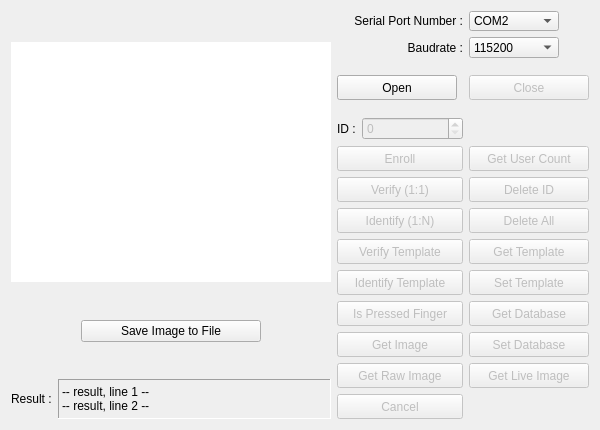
<?xml version="1.0" encoding="UTF-8"?>
<ui version="4.0">
 <class>MainWindowDialog</class>
 <widget class="QMainWindow" name="MainWindowDialog">
  <property name="geometry">
   <rect>
    <x>0</x>
    <y>0</y>
    <width>600</width>
    <height>430</height>
   </rect>
  </property>
  <property name="sizePolicy">
   <sizepolicy hsizetype="Minimum" vsizetype="Minimum">
    <horstretch>0</horstretch>
    <verstretch>0</verstretch>
   </sizepolicy>
  </property>
  <property name="minimumSize">
   <size>
    <width>600</width>
    <height>430</height>
   </size>
  </property>
  <property name="maximumSize">
   <size>
    <width>600</width>
    <height>430</height>
   </size>
  </property>
  <property name="windowTitle">
   <string>QT_SDK_DEMO</string>
  </property>
  <widget class="QWidget" name="centralWidget">
   <layout class="QHBoxLayout" name="horizontalLayout_3">
    <item>
     <layout class="QVBoxLayout" name="verticalLayout">
      <item>
       <spacer name="verticalSpacer_3">
        <property name="orientation">
         <enum>Qt::Vertical</enum>
        </property>
        <property name="sizeHint" stdset="0">
         <size>
          <width>20</width>
          <height>40</height>
         </size>
        </property>
       </spacer>
      </item>
      <item>
       <widget class="QGraphicsView" name="canvas">
        <property name="minimumSize">
         <size>
          <width>320</width>
          <height>240</height>
         </size>
        </property>
        <property name="maximumSize">
         <size>
          <width>320</width>
          <height>240</height>
         </size>
        </property>
        <property name="frameShape">
         <enum>QFrame::NoFrame</enum>
        </property>
       </widget>
      </item>
      <item>
       <spacer name="verticalSpacer">
        <property name="orientation">
         <enum>Qt::Vertical</enum>
        </property>
        <property name="sizeHint" stdset="0">
         <size>
          <width>20</width>
          <height>40</height>
         </size>
        </property>
       </spacer>
      </item>
      <item>
       <layout class="QHBoxLayout" name="horizontalLayout_4">
        <property name="topMargin">
         <number>0</number>
        </property>
        <item>
         <widget class="QPushButton" name="save_image_to_file">
          <property name="enabled">
           <bool>true</bool>
          </property>
          <property name="maximumSize">
           <size>
            <width>180</width>
            <height>16777215</height>
           </size>
          </property>
          <property name="text">
           <string>Save Image to File</string>
          </property>
         </widget>
        </item>
       </layout>
      </item>
      <item>
       <spacer name="verticalSpacer_2">
        <property name="orientation">
         <enum>Qt::Vertical</enum>
        </property>
        <property name="sizeHint" stdset="0">
         <size>
          <width>20</width>
          <height>40</height>
         </size>
        </property>
       </spacer>
      </item>
      <item>
       <layout class="QHBoxLayout" name="horizontalLayout_2">
        <item>
         <widget class="QLabel" name="label_4">
          <property name="sizePolicy">
           <sizepolicy hsizetype="Minimum" vsizetype="Preferred">
            <horstretch>0</horstretch>
            <verstretch>0</verstretch>
           </sizepolicy>
          </property>
          <property name="maximumSize">
           <size>
            <width>16777215</width>
            <height>16777215</height>
           </size>
          </property>
          <property name="text">
           <string>Result :</string>
          </property>
         </widget>
        </item>
        <item>
         <widget class="QLabel" name="result">
          <property name="sizePolicy">
           <sizepolicy hsizetype="Expanding" vsizetype="Preferred">
            <horstretch>0</horstretch>
            <verstretch>0</verstretch>
           </sizepolicy>
          </property>
          <property name="minimumSize">
           <size>
            <width>0</width>
            <height>40</height>
           </size>
          </property>
          <property name="frameShape">
           <enum>QFrame::Panel</enum>
          </property>
          <property name="frameShadow">
           <enum>QFrame::Sunken</enum>
          </property>
          <property name="text">
           <string>-- result, line 1 --
-- result, line 2 --</string>
          </property>
         </widget>
        </item>
       </layout>
      </item>
     </layout>
    </item>
    <item>
     <layout class="QGridLayout" name="gridLayout_2">
      <item row="10" column="1">
       <widget class="QPushButton" name="identify_template">
        <property name="enabled">
         <bool>false</bool>
        </property>
        <property name="minimumSize">
         <size>
          <width>0</width>
          <height>25</height>
         </size>
        </property>
        <property name="text">
         <string>Identify Template</string>
        </property>
       </widget>
      </item>
      <item row="6" column="2">
       <widget class="QPushButton" name="get_user_count">
        <property name="enabled">
         <bool>false</bool>
        </property>
        <property name="minimumSize">
         <size>
          <width>0</width>
          <height>25</height>
         </size>
        </property>
        <property name="text">
         <string>Get User Count</string>
        </property>
       </widget>
      </item>
      <item row="1" column="2">
       <widget class="QComboBox" name="baudrate">
        <property name="minimumSize">
         <size>
          <width>0</width>
          <height>20</height>
         </size>
        </property>
        <property name="maximumSize">
         <size>
          <width>90</width>
          <height>16777215</height>
         </size>
        </property>
        <property name="currentIndex">
         <number>4</number>
        </property>
        <item>
         <property name="text">
          <string>9600</string>
         </property>
        </item>
        <item>
         <property name="text">
          <string>19200</string>
         </property>
        </item>
        <item>
         <property name="text">
          <string>38400</string>
         </property>
        </item>
        <item>
         <property name="text">
          <string>57600</string>
         </property>
        </item>
        <item>
         <property name="text">
          <string>115200</string>
         </property>
        </item>
       </widget>
      </item>
      <item row="6" column="1">
       <widget class="QPushButton" name="enroll">
        <property name="enabled">
         <bool>false</bool>
        </property>
        <property name="minimumSize">
         <size>
          <width>0</width>
          <height>25</height>
         </size>
        </property>
        <property name="text">
         <string>Enroll</string>
        </property>
       </widget>
      </item>
      <item row="13" column="1">
       <widget class="QPushButton" name="get_raw_image">
        <property name="enabled">
         <bool>false</bool>
        </property>
        <property name="minimumSize">
         <size>
          <width>0</width>
          <height>25</height>
         </size>
        </property>
        <property name="text">
         <string>Get Raw Image</string>
        </property>
       </widget>
      </item>
      <item row="14" column="1">
       <widget class="QPushButton" name="cancel">
        <property name="enabled">
         <bool>false</bool>
        </property>
        <property name="minimumSize">
         <size>
          <width>0</width>
          <height>25</height>
         </size>
        </property>
        <property name="text">
         <string>Cancel</string>
        </property>
       </widget>
      </item>
      <item row="5" column="1">
       <layout class="QHBoxLayout" name="horizontalLayout">
        <item>
         <widget class="QLabel" name="label">
          <property name="sizePolicy">
           <sizepolicy hsizetype="Minimum" vsizetype="Preferred">
            <horstretch>0</horstretch>
            <verstretch>0</verstretch>
           </sizepolicy>
          </property>
          <property name="text">
           <string>ID :</string>
          </property>
         </widget>
        </item>
        <item>
         <widget class="QSpinBox" name="id">
          <property name="enabled">
           <bool>false</bool>
          </property>
          <property name="sizePolicy">
           <sizepolicy hsizetype="Expanding" vsizetype="Fixed">
            <horstretch>0</horstretch>
            <verstretch>0</verstretch>
           </sizepolicy>
          </property>
          <property name="maximum">
           <number>199</number>
          </property>
         </widget>
        </item>
       </layout>
      </item>
      <item row="12" column="2">
       <widget class="QPushButton" name="set_database">
        <property name="enabled">
         <bool>false</bool>
        </property>
        <property name="minimumSize">
         <size>
          <width>0</width>
          <height>25</height>
         </size>
        </property>
        <property name="text">
         <string>Set Database</string>
        </property>
       </widget>
      </item>
      <item row="12" column="1">
       <widget class="QPushButton" name="get_image">
        <property name="enabled">
         <bool>false</bool>
        </property>
        <property name="minimumSize">
         <size>
          <width>0</width>
          <height>25</height>
         </size>
        </property>
        <property name="text">
         <string>Get Image</string>
        </property>
       </widget>
      </item>
      <item row="0" column="2">
       <widget class="QComboBox" name="serial_port_number">
        <property name="minimumSize">
         <size>
          <width>0</width>
          <height>20</height>
         </size>
        </property>
        <property name="maximumSize">
         <size>
          <width>90</width>
          <height>16777215</height>
         </size>
        </property>
        <property name="maxVisibleItems">
         <number>30</number>
        </property>
        <property name="frame">
         <bool>true</bool>
        </property>
        <item>
         <property name="text">
          <string>COM2</string>
         </property>
        </item>
        <item>
         <property name="text">
          <string>COM3</string>
         </property>
        </item>
        <item>
         <property name="text">
          <string>COM4</string>
         </property>
        </item>
        <item>
         <property name="text">
          <string>COM5</string>
         </property>
        </item>
        <item>
         <property name="text">
          <string>COM6</string>
         </property>
        </item>
        <item>
         <property name="text">
          <string>COM7</string>
         </property>
        </item>
        <item>
         <property name="text">
          <string>COM8</string>
         </property>
        </item>
        <item>
         <property name="text">
          <string>COM26</string>
         </property>
        </item>
        <item>
         <property name="text">
          <string>COM27</string>
         </property>
        </item>
        <item>
         <property name="text">
          <string>COM28</string>
         </property>
        </item>
        <item>
         <property name="text">
          <string>COM29</string>
         </property>
        </item>
        <item>
         <property name="text">
          <string>COM30</string>
         </property>
        </item>
        <item>
         <property name="text">
          <string>COM31</string>
         </property>
        </item>
        <item>
         <property name="text">
          <string>COM32</string>
         </property>
        </item>
       </widget>
      </item>
      <item row="9" column="2">
       <widget class="QPushButton" name="get_template">
        <property name="enabled">
         <bool>false</bool>
        </property>
        <property name="minimumSize">
         <size>
          <width>0</width>
          <height>25</height>
         </size>
        </property>
        <property name="text">
         <string>Get Template</string>
        </property>
       </widget>
      </item>
      <item row="8" column="2">
       <widget class="QPushButton" name="delete_all">
        <property name="enabled">
         <bool>false</bool>
        </property>
        <property name="minimumSize">
         <size>
          <width>0</width>
          <height>25</height>
         </size>
        </property>
        <property name="text">
         <string>Delete All</string>
        </property>
       </widget>
      </item>
      <item row="8" column="1">
       <widget class="QPushButton" name="identify_1_n">
        <property name="enabled">
         <bool>false</bool>
        </property>
        <property name="minimumSize">
         <size>
          <width>0</width>
          <height>25</height>
         </size>
        </property>
        <property name="text">
         <string>Identify (1:N)</string>
        </property>
       </widget>
      </item>
      <item row="7" column="2">
       <widget class="QPushButton" name="delete_id">
        <property name="enabled">
         <bool>false</bool>
        </property>
        <property name="minimumSize">
         <size>
          <width>0</width>
          <height>25</height>
         </size>
        </property>
        <property name="text">
         <string>Delete ID</string>
        </property>
       </widget>
      </item>
      <item row="10" column="2">
       <widget class="QPushButton" name="set_template">
        <property name="enabled">
         <bool>false</bool>
        </property>
        <property name="minimumSize">
         <size>
          <width>0</width>
          <height>25</height>
         </size>
        </property>
        <property name="text">
         <string>Set Template</string>
        </property>
       </widget>
      </item>
      <item row="11" column="2">
       <widget class="QPushButton" name="get_database">
        <property name="enabled">
         <bool>false</bool>
        </property>
        <property name="minimumSize">
         <size>
          <width>0</width>
          <height>25</height>
         </size>
        </property>
        <property name="text">
         <string>Get Database</string>
        </property>
       </widget>
      </item>
      <item row="3" column="2">
       <widget class="QPushButton" name="close">
        <property name="enabled">
         <bool>false</bool>
        </property>
        <property name="minimumSize">
         <size>
          <width>120</width>
          <height>25</height>
         </size>
        </property>
        <property name="maximumSize">
         <size>
          <width>120</width>
          <height>16777215</height>
         </size>
        </property>
        <property name="text">
         <string>Close</string>
        </property>
       </widget>
      </item>
      <item row="9" column="1">
       <widget class="QPushButton" name="verify_template">
        <property name="enabled">
         <bool>false</bool>
        </property>
        <property name="minimumSize">
         <size>
          <width>0</width>
          <height>25</height>
         </size>
        </property>
        <property name="text">
         <string>Verify Template</string>
        </property>
       </widget>
      </item>
      <item row="2" column="1">
       <widget class="QLabel" name="label_6">
        <property name="maximumSize">
         <size>
          <width>16777215</width>
          <height>5</height>
         </size>
        </property>
        <property name="text">
         <string/>
        </property>
       </widget>
      </item>
      <item row="4" column="1">
       <widget class="QLabel" name="label_8">
        <property name="maximumSize">
         <size>
          <width>16777215</width>
          <height>5</height>
         </size>
        </property>
        <property name="text">
         <string/>
        </property>
       </widget>
      </item>
      <item row="0" column="1">
       <widget class="QLabel" name="label_3">
        <property name="text">
         <string>Serial Port Number :</string>
        </property>
        <property name="alignment">
         <set>Qt::AlignRight|Qt::AlignTrailing|Qt::AlignVCenter</set>
        </property>
       </widget>
      </item>
      <item row="3" column="1">
       <widget class="QPushButton" name="open">
        <property name="minimumSize">
         <size>
          <width>120</width>
          <height>25</height>
         </size>
        </property>
        <property name="maximumSize">
         <size>
          <width>120</width>
          <height>16777215</height>
         </size>
        </property>
        <property name="text">
         <string>Open</string>
        </property>
       </widget>
      </item>
      <item row="11" column="1">
       <widget class="QPushButton" name="is_press_finger">
        <property name="enabled">
         <bool>false</bool>
        </property>
        <property name="minimumSize">
         <size>
          <width>0</width>
          <height>25</height>
         </size>
        </property>
        <property name="text">
         <string>Is Pressed Finger</string>
        </property>
       </widget>
      </item>
      <item row="7" column="1">
       <widget class="QPushButton" name="verify_1_1">
        <property name="enabled">
         <bool>false</bool>
        </property>
        <property name="minimumSize">
         <size>
          <width>0</width>
          <height>25</height>
         </size>
        </property>
        <property name="text">
         <string>Verify (1:1)</string>
        </property>
       </widget>
      </item>
      <item row="1" column="1">
       <widget class="QLabel" name="label_2">
        <property name="text">
         <string>Baudrate :</string>
        </property>
        <property name="alignment">
         <set>Qt::AlignRight|Qt::AlignTrailing|Qt::AlignVCenter</set>
        </property>
       </widget>
      </item>
      <item row="13" column="2">
       <widget class="QPushButton" name="get_live_image">
        <property name="enabled">
         <bool>false</bool>
        </property>
        <property name="minimumSize">
         <size>
          <width>0</width>
          <height>25</height>
         </size>
        </property>
        <property name="text">
         <string>Get Live Image</string>
        </property>
       </widget>
      </item>
     </layout>
    </item>
   </layout>
  </widget>
 </widget>
 <layoutdefault spacing="6" margin="11"/>
 <resources/>
 <connections/>
</ui>
